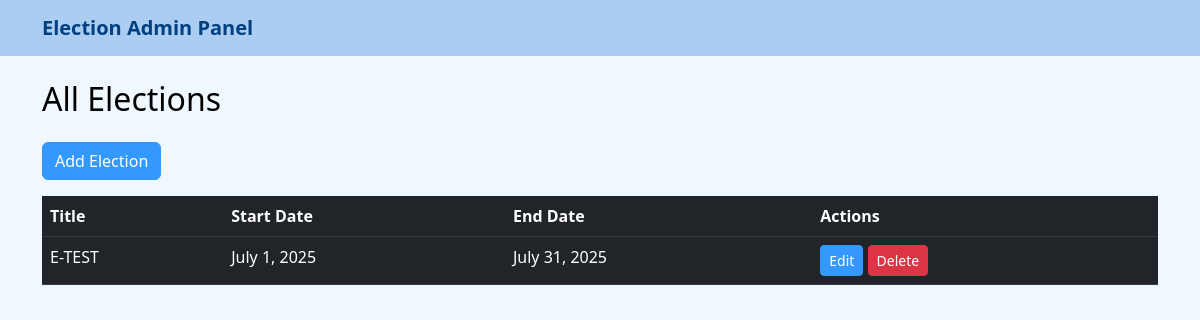
Page /manage/elections/ (signed in) on the committed database.
### core/models.py (models this page shows, shortened)
class BaseModel(models.Model):
    created_user = models.ForeignKey(
        settings.AUTH_USER_MODEL,
        on_delete=models.PROTECT,
        blank=True,
        null=True,
        related_name="%(app_label)s_%(class)s_createdby"
    )
    is_draft = models.BooleanField(_('Is Draft'), default=True)
    is_active = models.BooleanField(_('Is Active'), default=True)
    order = models.CharField(_("Order"), max_length=255, blank=True, null=True)
    display_order = models.CharField(
        _("Display Order"),
        max_length=255,
        blank=True,
        null=True
    )
    is_deleted = models.BooleanField(_('Is Deleted'), default=False)
    created_at = models.DateTimeField(
        _('Created At'),
        auto_now_add=True,
        null=True
    )
    update_user = models.ForeignKey(
        settings.AUTH_USER_MODEL,
        on_delete=models.SET_NULL,
        blank=True,
        null=True,
        related_name=(
            "%(app_label)s_%(class)s_updated"
        )
    )
    last_updated = models.DateTimeField(
        _('Last Updated'), auto_now=True, null=True
    )
    deleted_user = models.ForeignKey(
        settings.AUTH_USER_MODEL,
        on_delete=models.SET_NULL,
        blank=True,
        null=True,
        related_name="%(app_label)s_%(class)s_deleted"
    )
    deleted_at = models.DateTimeField(_('Deleted At'), blank=True, null=True)
    class Meta:
        abstract = True

class Election(BaseModel):
    title = models.CharField(max_length=255)
    start_date = models.DateField()
    end_date = models.DateField()

### core/views/elections.py (the view)
# urls.py: path('manage/elections/', ElectionListView.as_view(), name='election_list'),
class ElectionListView(LoginRequiredMixin, AdminRequiredMixin, ListView):
    model = Election
    template_name = "elections/election_list.html"
    context_object_name = 'elections'

### core/views/elections.py (called while the page is built)
    def test_func(self):
        return self.request.user.is_superuser

### core/templates/elections/election_list.html (shortened to what this page needs)
{% extends 'dashboard/ebase.html' %}
{% block content %}
<h2 class="mb-4">All Elections</h2>
<a href="{% url 'election_add' %}" class="btn btn-primary mb-3">Add Election</a>
<table class="table table-dark table-hover">
    <thead>
        <tr>
            <th>Title</th>
            <th>Start Date</th>
            <th>End Date</th>
            <th>Actions</th>
        </tr>
    </thead>
    <tbody>
        {% for election in elections %}
        <tr>
            <td>{{ election.title }}</td>
            <td>{{ election.start_date }}</td>
            <td>{{ election.end_date }}</td>
            <td>
                <a href="{% url 'election_edit' election.pk %}" class="btn btn-sm btn-primary">Edit</a>
                <a href="{% url 'election_delete' election.pk %}" class="btn btn-sm btn-danger">Delete</a>
            </td>
        </tr>
        {% empty %}
        <tr><td colspan="4" class="text-center">No elections found.</td></tr>
        {% endfor %}
    </tbody>
</table>
{% endblock %}

### core/templates/dashboard/ebase.html (style rules this page uses)
body { background-color: #f0f8ff; color: #000; }
a, a:hover { color: #004080; }
.btn-primary { background-color: #3399ff; border-color: #3399ff; }

### rows in the picture
Election: title "E-TEST", start_date "July 1, 2025", end_date "July 31, 2025"
